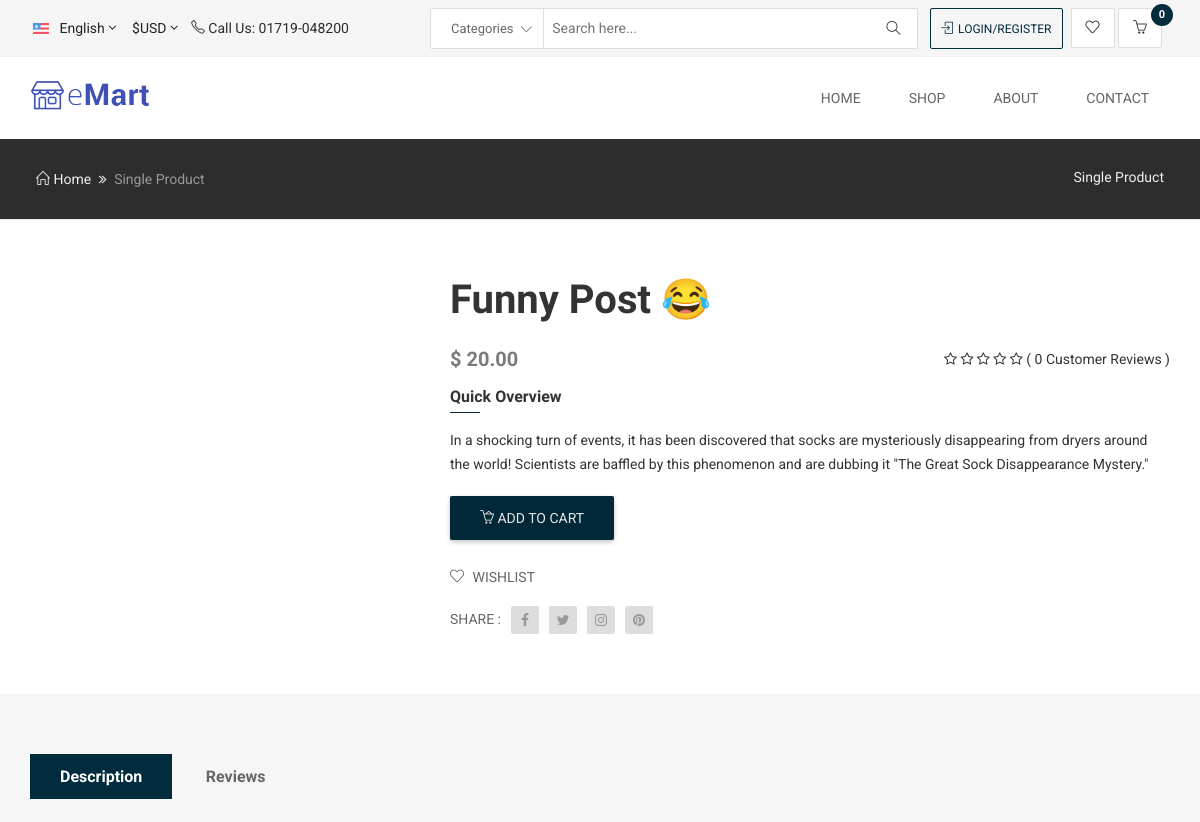
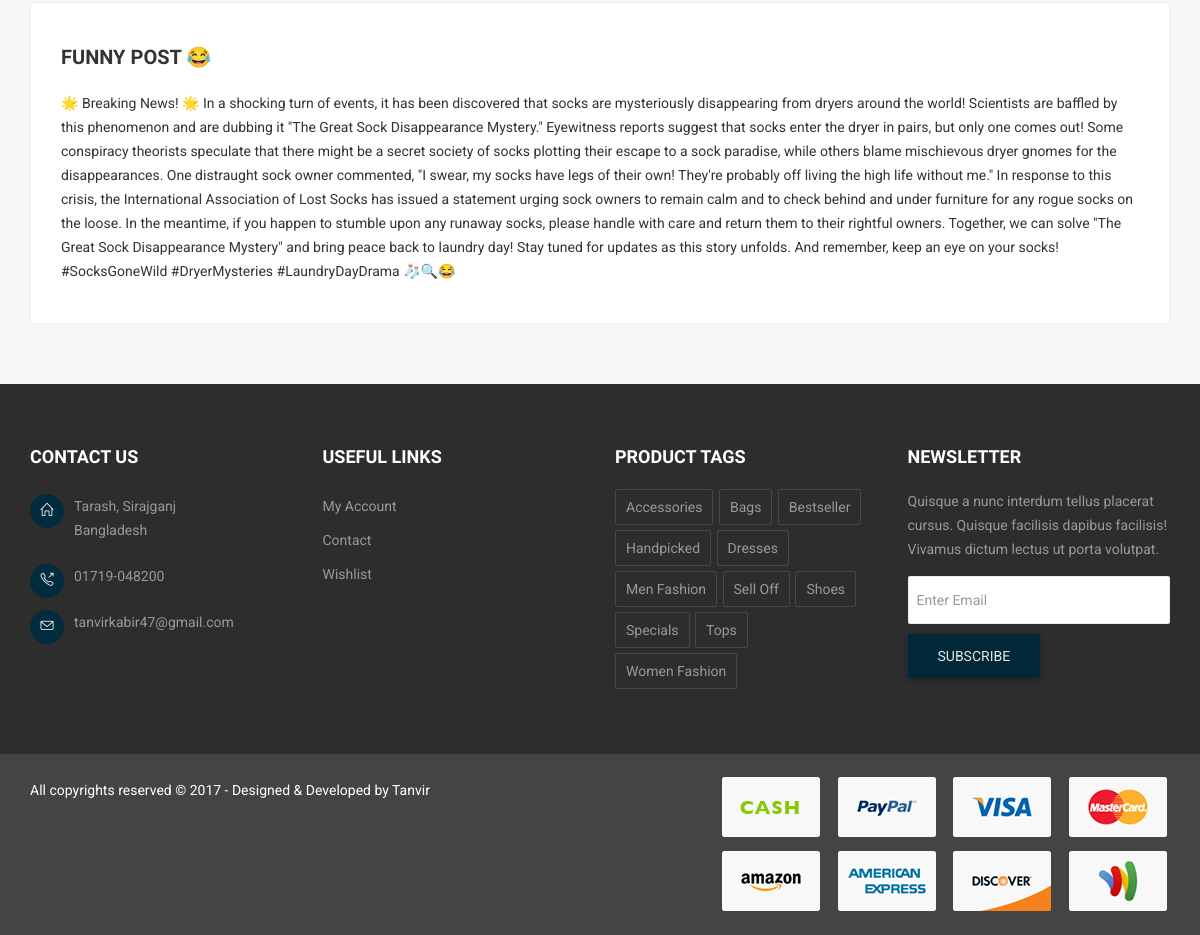
The page /product/funny-post on the database its author committed (2 pictures, top to bottom).
### shop/models.py (models this page shows, shortened)
class Product(models.Model):
    name = models.CharField(max_length=255, blank=False)
    slug = AutoSlugField(populate_from='name', unique=True)
    image = models.ImageField(upload_to='products_images/')
    quick_overview = models.TextField()
    description = models.TextField()
    price = models.DecimalField(max_digits=6, decimal_places=2)
    stock = models.IntegerField()
    is_feature = models.BooleanField(default=False)
    category = models.ForeignKey(Category, related_name='product', on_delete=models.CASCADE)
    created_at = models.DateTimeField(auto_now_add=True)
    class Meta:
        ordering = ('-created_at',)
    def average_rating(self):
        reviews = self.reviews.all()
        if reviews.exists():
            return sum(review.rating for review in reviews) / reviews.count()
        return 0
    def review_count(self):
        return self.reviews.count()

### shop/views.py (the view)
# urls.py: path('product/<slug:slug>', views.single_product, name='single-product'),
def single_product(request, slug):
    product = get_object_or_404(Product, slug=slug)
    return render(request, 'single-product.html', {'product': product})

### shop/context_processors.py (called while the page is built)
def cart(request):
    if request.user.is_authenticated:
        user = request.user
        cart_items = Cart.objects.filter(user = user)
        for item in cart_items:
            item.total_price = item.product.price * item.quantity
        cart_subtotal = sum(item.total_price for item in cart_items)
        shipping_cost = 50
        discount = cart_subtotal * Decimal(0.05)
        cart_total = cart_subtotal + shipping_cost - discount
    else:
        cart_items = []
        cart_total = 0
        cart_subtotal = 0
        shipping_cost = 0
    return {
        'cart_items': cart_items,
        'cart_total': cart_total,
        'cart_subtotal': cart_subtotal,
        'shipping_cost': shipping_cost,
    }

def categories(request):
    categories = Category.objects.all()
    return {
        'categories': categories,
    }

### shop/models.py (called while the page is built)
    def __str__(self):
        return self.name

### templates/single-product.html (shortened to what this page needs)
{% extends "base.html" %}
{% load static %}
{% block main %}
    <div class="page-header">
      <div class="container">
        <div class="row">
          <div class="col-md-12">
            <div class="breadcrumb">
              <a href="{% url 'home' %}"><i class="icon-home"></i> Home</a>
              <span class="crumbs-spacer"><i class="fa fa-angle-double-right"></i></span>
              <span class="current">Single Product</span>
              <h2 class="entry-title">Single Product</h2>
            </div>
          </div>
        </div>
      </div>
    </div>
    <section id="product-collection" class="section">
      <div class="container">
        <div class="row">
          <div class="col-md-4 col-sm-6 col-xs-12">
            <div class="product-details-image">
              <div class="slider-for slider">
                <div>
                </div>
              </div>
            </div>
          </div>
          <div class="col-md-8 col-sm-6 col-xs-12">
            <div class="info-panel">
              <h1 class="product-title">{{product.name}}</h1>
              <div class="price-ratting">
                <div class="price float-left">
                  $ {{product.price}}
                </div>
                <div class="ratting float-right">
                  <div class="product-star">
                    <i class="i-color fa fa-star{% if product.average_rating < 1.0 %}-o {% endif %}"></i>
                    <i class="i-color fa fa-star{% if product.average_rating < 2.0 %}-o {% endif %}"></i>
                    <i class="i-color fa fa-star{% if product.average_rating < 3.0 %}-o {% endif %}"></i>
                    <i class="i-color fa fa-star{% if product.average_rating < 4.0 %}-o {% endif %}"></i>
                    <i class="i-color fa fa-star{% if product.average_rating < 5.0 %}-o {% endif %}"></i>
                    <span>( {% if product.review_count == 0 %} 0 {% else %} {{ product.review_count|stringformat:"02d" }}{% endif %} Customer Reviews )</span>
                  </div>
                </div>
              </div>
              <div class="short-desc">
                <h5 class="sub-title">Quick Overview</h5>
                <p>{{product.quick_overview}}</p>
              </div>
              <div class="quantity-cart">
                <button class="btn btn-common"><i class="icon-basket-loaded"></i> add to cart</button>
              </div>
              <ul class="usefull-link">
                <li><a href="#"><i class="icon-heart"></i> Wishlist</a></li>
              </ul>
              <div class="share-icons">
                <span>share :</span>
                <a href="#"><i class="fa fa-facebook"></i></a>
                <a href="#"><i class="fa fa-twitter"></i></a>
                <a href="#"><i class="fa fa-instagram"></i></a>
                <a href="#"><i class="fa fa-pinterest"></i></a>
              </div>
            </div>
          </div>
        </div>
      </div>
    </section>
    <div class="single-pro-tab section">
      <div class="container">
        <div class="row">
          <div class="col-md-12 col-xs-12">
            <div class="single-pro-tab-menu">
              <ul class="">
                <li class="active"><a href="#description" data-toggle="tab">Description</a></li>
                <li><a href="#reviews" data-toggle="tab">Reviews</a></li>
              </ul>
            </div>
            <div class="tab-content">
              <div class="tab-pane active" id="description">
                <div class="pro-tab-info pro-description">
                  <h3 class="small-title">{{product.name}}</h3>
                  <p>{{product.description}}</p>
                </div>
              </div>
            </div>
          </div>
        </div>
      </div>
    </div>
{% endblock main %}

### rows shown on the page
Product: name "Funny Post 😂", price "20.00", quick_overview "In a shocking turn of events, it has been discovered that socks are mysteriously disappearing from dryers around the world! Scientists are baffled by this phenomenon and are dubbing it \"The Great Sock Disappearance Mystery.\"", name "FUNNY POST 😂", description "🌟 Breaking News! 🌟 In a shocking turn of events, it has been discovered that socks are mysteriously disappearing from dryers around the world! Scientists are baffled by this phenomenon and are dubbing it \"The Great Sock Disappearance Mystery.\" Eyewitness reports suggest that socks enter the dryer in pairs, but only one comes out! Some conspiracy theorists speculate that there might be a secret society of socks plotting their escape to a sock paradise, while others blame mischievous dryer gnomes for the disappearances. One distraught sock owner commented, \"I swear, my socks have legs of their own! They're probably off living the high life without me.\" In response to this crisis, the…"
